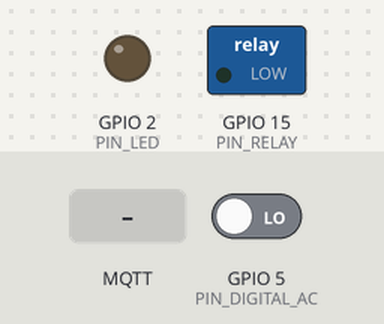
Bench run of a sketch on a simulated ESP8266 (NodeMCU). On the bench: switched loads named in the sketch (green lamp = pin HIGH), output pins drawn as LEDs (lit = HIGH). Inputs (shaded band) come from the test bench; at power-on: GPIO 5 (PIN_DIGITAL_AC) LOW. WiFi joins after 1.5 s; servers stay silent unless stated; no MQTT or app messages arrive unless stated; what the sketch prints to the serial monitor is not drawn.

Above: at 2.7 s.
2.8 s: MQTT message "ON" arrives on the first subscribed topic
At 6.0 s:
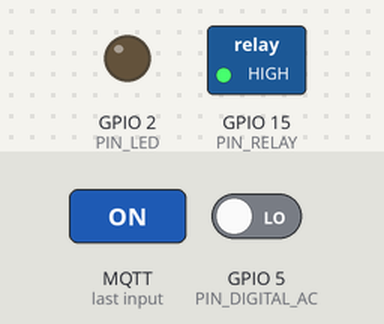
6.5 s: GPIO 5 (PIN_DIGITAL_AC) driven HIGH
At 7.7 s:
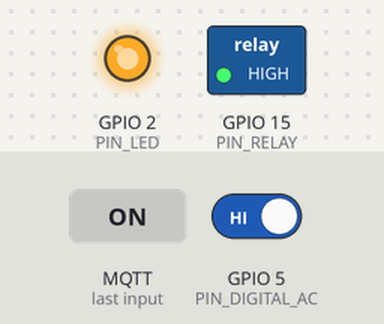
8.0 s: GPIO 5 (PIN_DIGITAL_AC) driven LOW
At 9.3 s:
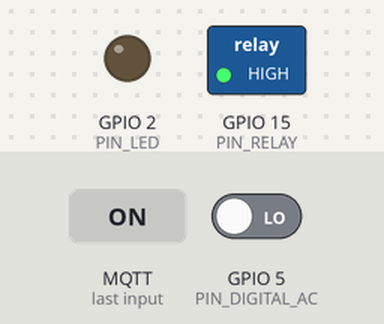
10.0 s: MQTT message "OFF" arrives on the first subscribed topic
At 11.4 s:
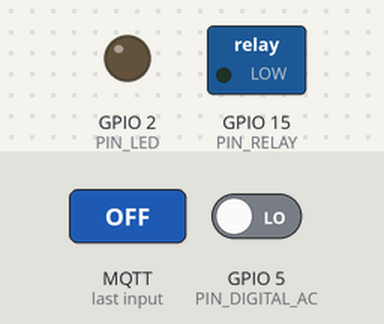
Timing chart, 0 to 12.5 s (numbered marks = the images above; inputs shaded):
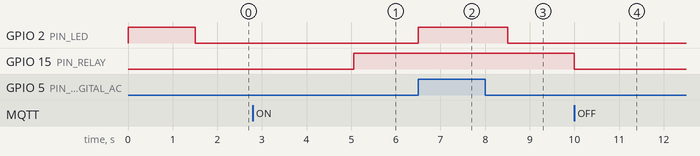

The sketch:

ACMonitorHA_Web.ino
```cpp
/*
  ACMonitorHA - ESP-12E / ESP8266

  GPIO5  = AC detection input (active LOW by default)
  GPIO2  = status LED (active LOW)
  GPIO15 = relay output

  Features:
    - MQTT + Home Assistant discovery
    - GPIO5 binary sensor
    - Relay switch
    - Toggle event and HA device trigger on GPIO5 state change
    - Built-in web interface
    - JSON API
    - mDNS: http://acmonitorha.local/
*/

#include <ESP8266WiFi.h>
#include <ESP8266WebServer.h>
#include <ESP8266mDNS.h>
#include <PubSubClient.h>
#include "secrets.h"

// ---------- USER CONFIG ----------
const char* WIFI_SSID = sWIFI_SSID;
const char* WIFI_PASS = sWIFI_PASS;

const char* MQTT_HOST = sMQTT_SERVER;
const uint16_t MQTT_PORT = 1883;
const char* MQTT_USER = sMQTT_USER;
const char* MQTT_PASS = sMQTT_PASS;

IPAddress local_IP(LOCAL_IP);
IPAddress gateway(GATEWAY_IP);
IPAddress subnet(SUBNET_MASK);

const char* DEVICE_ID   = "acmonitorha_01";
const char* DEVICE_NAME = "ACMonitorHA";
const char* MDNS_NAME   = "acmonitorha";
const char* FW_VERSION  = "2.0.0";

const uint8_t PIN_DIGITAL_AC = 5;
const uint8_t PIN_LED        = 2;
const uint8_t PIN_RELAY      = 15;

const bool GPIO5_ACTIVE_LOW = true;
const bool LED_ACTIVE_LOW   = true;
const bool RELAY_ACTIVE_HIGH = true;

const unsigned long PUBLISH_INTERVAL_MS = 1000;
const unsigned long MQTT_RETRY_INTERVAL_MS = 5000;
const unsigned long WIFI_RETRY_INTERVAL_MS = 10000;

// ---------- MQTT TOPICS ----------
String baseTopic;
String availabilityTopic;
String stateTopic;
String eventTopic;
String relaySetTopic;
String triggerTopic;

WiFiClient espClient;
PubSubClient mqtt(espClient);
ESP8266WebServer server(80);

bool acState = false;
bool lastAcState = false;
bool relayState = false;
bool firstStateRead = true;
unsigned long lastPublish = 0;
unsigned long lastMqttAttempt = 0;
unsigned long lastWifiAttempt = 0;
unsigned long toggleCounter = 0;

// ---------- HTML ----------
const char INDEX_HTML[] PROGMEM = R"HTML(
<!doctype html>
<html lang="en">
<head>
  <meta charset="utf-8">
  <meta name="viewport" content="width=device-width,initial-scale=1">
  <title>ACMonitorHA</title>
  <style>
    :root{color-scheme:dark;--bg:#0f172a;--panel:#1e293b;--muted:#94a3b8;--ok:#22c55e;--bad:#ef4444;--accent:#38bdf8;--text:#f8fafc}
    *{box-sizing:border-box}
    body{margin:0;background:linear-gradient(135deg,#020617,#0f172a);font-family:Arial,sans-serif;color:var(--text);min-height:100vh}
    .wrap{max-width:850px;margin:auto;padding:24px}
    h1{margin:0 0 6px;font-size:2rem}.sub{color:var(--muted);margin-bottom:22px}
    .grid{display:grid;grid-template-columns:repeat(auto-fit,minmax(220px,1fr));gap:14px}
    .card{background:rgba(30,41,59,.94);border:1px solid #334155;border-radius:16px;padding:18px;box-shadow:0 12px 30px rgba(0,0,0,.25)}
    .label{font-size:.82rem;text-transform:uppercase;letter-spacing:.08em;color:var(--muted)}
    .value{font-size:1.55rem;font-weight:700;margin-top:8px}
    .dot{display:inline-block;width:12px;height:12px;border-radius:50%;margin-right:8px;background:#64748b}
    .on{background:var(--ok)}.off{background:var(--bad)}
    .buttons{display:flex;gap:10px;flex-wrap:wrap;margin-top:12px}
    button{border:0;border-radius:10px;padding:11px 16px;font-weight:700;cursor:pointer;background:var(--accent);color:#082f49}
    button.secondary{background:#475569;color:white}button.danger{background:#ef4444;color:white}
    footer{margin-top:20px;color:var(--muted);font-size:.85rem;text-align:center}
    code{color:#bae6fd}
  </style>
</head>
<body>
<div class="wrap">
  <h1>ACMonitorHA</h1>
  <div class="sub">ESP-12E AC monitor and relay controller</div>

  <div class="grid">
    <div class="card"><div class="label">AC input / GPIO5</div><div class="value"><span id="acDot" class="dot"></span><span id="ac">Loading...</span></div></div>
    <div class="card"><div class="label">Relay</div><div class="value"><span id="relayDot" class="dot"></span><span id="relay">Loading...</span></div>
      <div class="buttons">
        <button onclick="relayCmd('on')">ON</button>
        <button class="danger" onclick="relayCmd('off')">OFF</button>
        <button class="secondary" onclick="relayCmd('toggle')">TOGGLE</button>
      </div>
    </div>
    <div class="card"><div class="label">MQTT</div><div class="value"><span id="mqttDot" class="dot"></span><span id="mqtt">Loading...</span></div></div>
    <div class="card"><div class="label">GPIO5 toggle count</div><div id="counter" class="value">-</div></div>
    <div class="card"><div class="label">IP address</div><div id="ip" class="value">-</div></div>
    <div class="card"><div class="label">Wi-Fi signal</div><div id="rssi" class="value">-</div></div>
    <div class="card"><div class="label">Uptime</div><div id="uptime" class="value">-</div></div>
    <div class="card"><div class="label">Free heap</div><div id="heap" class="value">-</div></div>
  </div>

  <footer>Firmware <span id="version">-</span> · API: <code>/api/state</code></footer>
</div>
<script>
function setState(id,dot,on,onText='ON',offText='OFF'){
  document.getElementById(id).textContent=on?onText:offText;
  const d=document.getElementById(dot); d.className='dot '+(on?'on':'off');
}
async function update(){
  try{
    const r=await fetch('/api/state',{cache:'no-store'});
    const s=await r.json();
    setState('ac','acDot',s.ac,'AC PRESENT','NO AC');
    setState('relay','relayDot',s.relay);
    setState('mqtt','mqttDot',s.mqtt,'CONNECTED','DISCONNECTED');
    document.getElementById('counter').textContent=s.toggleCounter;
    document.getElementById('ip').textContent=s.ip;
    document.getElementById('rssi').textContent=s.rssi+' dBm';
    document.getElementById('uptime').textContent=s.uptime;
    document.getElementById('heap').textContent=s.freeHeap+' bytes';
    document.getElementById('version').textContent=s.version;
  }catch(e){
    document.getElementById('mqtt').textContent='WEB ERROR';
  }
}
async function relayCmd(cmd){
  await fetch('/api/relay/'+cmd,{method:'POST'});
  update();
}
update(); setInterval(update,1000);
</script>
</body>
</html>
)HTML";

void setLed(bool on) {
  digitalWrite(PIN_LED, LED_ACTIVE_LOW ? !on : on);
}

void setRelay(bool on) {
  relayState = on;
  digitalWrite(PIN_RELAY, RELAY_ACTIVE_HIGH ? on : !on);
}

bool readAcStateFromGpio5() {
  const bool raw = digitalRead(PIN_DIGITAL_AC);
  return GPIO5_ACTIVE_LOW ? !raw : raw;
}

String uptimeText() {
  unsigned long total = millis() / 1000UL;
  unsigned long days = total / 86400UL;
  total %= 86400UL;
  unsigned long hours = total / 3600UL;
  total %= 3600UL;
  unsigned long minutes = total / 60UL;
  unsigned long seconds = total % 60UL;
  char text[40];
  snprintf(text, sizeof(text), "%lud %02lu:%02lu:%02lu", days, hours, minutes, seconds);
  return String(text);
}

void clearOldAnalogDiscovery() {
  mqtt.publish(("homeassistant/sensor/" + String(DEVICE_ID) + "/adc_voltage/config").c_str(), "", true);
  mqtt.publish(("homeassistant/binary_sensor/" + String(DEVICE_ID) + "/ac_state/config").c_str(), "", true);
}

void publishDiscovery() {
  String dev =
    "\"device\":{\"identifiers\":[\"" + String(DEVICE_ID) + "\"],"
    "\"name\":\"" + String(DEVICE_NAME) + "\","
    "\"manufacturer\":\"Gert Lauritsen\","
    "\"model\":\"ESP-12E AC Monitor\"}";

  clearOldAnalogDiscovery();

  mqtt.publish(
    ("homeassistant/device_automation/" + String(DEVICE_ID) + "/ac_toggle/config").c_str(),
    ("{\"automation_type\":\"trigger\","
     "\"topic\":\"" + triggerTopic + "\","
     "\"type\":\"button_short_press\","
     "\"subtype\":\"ac_toggle\","
     "\"payload\":\"TOGGLE\","
     "\"device\":{\"identifiers\":[\"" + String(DEVICE_ID) + "\"],\"name\":\"" + String(DEVICE_NAME) + "\"}}"
    ).c_str(), true);

  mqtt.publish(
    ("homeassistant/binary_sensor/" + String(DEVICE_ID) + "/gpio5/config").c_str(),
    ("{\"name\":\"AC GPIO5 State\","
     "\"unique_id\":\"" + String(DEVICE_ID) + "_gpio5\","
     "\"state_topic\":\"" + stateTopic + "\","
     "\"availability_topic\":\"" + availabilityTopic + "\","
     "\"payload_on\":\"ON\",\"payload_off\":\"OFF\","
     "\"device_class\":\"power\","
     "\"value_template\":\"{{ value_json.gpio5 }}\"," + dev + "}"
    ).c_str(), true);

  mqtt.publish(
    ("homeassistant/switch/" + String(DEVICE_ID) + "/relay/config").c_str(),
    ("{\"name\":\"AC Relay\","
     "\"unique_id\":\"" + String(DEVICE_ID) + "_relay\","
     "\"command_topic\":\"" + relaySetTopic + "\","
     "\"state_topic\":\"" + stateTopic + "\","
     "\"availability_topic\":\"" + availabilityTopic + "\","
     "\"payload_on\":\"ON\",\"payload_off\":\"OFF\","
     "\"value_template\":\"{{ value_json.relay }}\"," + dev + "}"
    ).c_str(), true);

  mqtt.publish(
    ("homeassistant/sensor/" + String(DEVICE_ID) + "/toggle_event/config").c_str(),
    ("{\"name\":\"AC Toggle Event\","
     "\"unique_id\":\"" + String(DEVICE_ID) + "_toggle_event\","
     "\"state_topic\":\"" + eventTopic + "\","
     "\"availability_topic\":\"" + availabilityTopic + "\","
     "\"value_template\":\"{{ value_json.counter }}\"," + dev + "}"
    ).c_str(), true);
}

void publishState() {
  acState = readAcStateFromGpio5();
  setLed(acState);

  if (mqtt.connected()) {
    String payload = "{\"gpio5\":\"" + String(acState ? "ON" : "OFF") +
                     "\",\"relay\":\"" + String(relayState ? "ON" : "OFF") + "\"}";
    mqtt.publish(stateTopic.c_str(), payload.c_str(), true);
  }

  if (firstStateRead) {
    lastAcState = acState;
    firstStateRead = false;
    return;
  }

  if (acState != lastAcState) {
    toggleCounter++;
    if (mqtt.connected()) {
      String eventPayload = "{\"counter\":" + String(toggleCounter) +
                            ",\"state\":\"" + String(acState ? "ON" : "OFF") + "\"}";
      mqtt.publish(eventTopic.c_str(), eventPayload.c_str(), false);
      mqtt.publish(triggerTopic.c_str(), "TOGGLE", false);
    }
    lastAcState = acState;
  }
}

void mqttCallback(char* topic, byte* payload, unsigned int length) {
  String msg;
  for (unsigned int i = 0; i < length; i++) msg += (char)payload[i];
  msg.trim();

  if (String(topic) == relaySetTopic) {
    if (msg == "ON") setRelay(true);
    else if (msg == "OFF") setRelay(false);
    else if (msg == "TOGGLE") setRelay(!relayState);
    publishState();
  }
}

void startWiFi() {
  Serial.println("Connecting to: " + String(WIFI_SSID));
  WiFi.config(local_IP, gateway, subnet);
  WiFi.mode(WIFI_STA);
  WiFi.begin(WIFI_SSID, WIFI_PASS);

  while (WiFi.status() != WL_CONNECTED) {
    delay(500);
    Serial.print(".");
  }
  Serial.println("");
  lastWifiAttempt = millis();
}

void maintainWiFi() {
  if (WiFi.status() == WL_CONNECTED) return;
  if (millis() - lastWifiAttempt < WIFI_RETRY_INTERVAL_MS) return;
  WiFi.disconnect();
  WiFi.begin(WIFI_SSID, WIFI_PASS);
  lastWifiAttempt = millis();
}

void maintainMQTT() {
  if (WiFi.status() != WL_CONNECTED || mqtt.connected()) return;
  if (millis() - lastMqttAttempt < MQTT_RETRY_INTERVAL_MS) return;
  lastMqttAttempt = millis();

  if (mqtt.connect(DEVICE_ID, MQTT_USER, MQTT_PASS,
                   availabilityTopic.c_str(), 0, true, "offline")) {
    mqtt.publish(availabilityTopic.c_str(), "online", true);
    mqtt.subscribe(relaySetTopic.c_str());
    publishDiscovery();
    publishState();
  }
}

void sendJsonState() {
  String json = "{";
  json += "\"ac\":" + String(acState ? "true" : "false");
  json += ",\"relay\":" + String(relayState ? "true" : "false");
  json += ",\"mqtt\":" + String(mqtt.connected() ? "true" : "false");
  json += ",\"toggleCounter\":" + String(toggleCounter);
  json += ",\"ip\":\"" + WiFi.localIP().toString() + "\"";
  json += ",\"rssi\":" + String(WiFi.RSSI());
  json += ",\"uptime\":\"" + uptimeText() + "\"";
  json += ",\"freeHeap\":" + String(ESP.getFreeHeap());
  json += ",\"version\":\"" + String(FW_VERSION) + "\"";
  json += "}";
  server.send(200, "application/json", json);
}

void setupWebServer() {
  server.on("/", HTTP_GET, []() {
    server.send_P(200, "text/html", INDEX_HTML);
  });

  server.on("/api/state", HTTP_GET, sendJsonState);

  server.on("/api/relay/on", HTTP_POST, []() {
    setRelay(true); publishState(); server.send(200, "application/json", "{\"ok\":true}");
  });
  server.on("/api/relay/off", HTTP_POST, []() {
    setRelay(false); publishState(); server.send(200, "application/json", "{\"ok\":true}");
  });
  server.on("/api/relay/toggle", HTTP_POST, []() {
    setRelay(!relayState); publishState(); server.send(200, "application/json", "{\"ok\":true}");
  });

  server.onNotFound([]() {
    server.send(404, "text/plain", "Not found");
  });

  server.begin();
}

void setup() {
  Serial.begin(115200);
  pinMode(PIN_DIGITAL_AC, INPUT);
  pinMode(PIN_LED, OUTPUT);
  pinMode(PIN_RELAY, OUTPUT);

  setRelay(false);
  setLed(false);

  baseTopic = "acmonitorha/" + String(DEVICE_ID);
  availabilityTopic = baseTopic + "/availability";
  stateTopic = baseTopic + "/state";
  eventTopic = baseTopic + "/event";
  relaySetTopic = baseTopic + "/relay/set";
  triggerTopic = baseTopic + "/trigger/ac_toggle";

  mqtt.setServer(MQTT_HOST, MQTT_PORT);
  mqtt.setCallback(mqttCallback);
  mqtt.setBufferSize(1024);

  startWiFi();

  unsigned long start = millis();
  while (WiFi.status() != WL_CONNECTED && millis() - start < 15000) {
    delay(100);
  }

  setupWebServer();

  if (WiFi.status() == WL_CONNECTED) {
    if (MDNS.begin(MDNS_NAME)) {
      MDNS.addService("http", "tcp", 80);
    }
    Serial.print("Web: http://");
    Serial.println(WiFi.localIP());
    Serial.println("mDNS: http://acmonitorha.local/");
  }
}

void loop() {
  maintainWiFi();
  maintainMQTT();

  if (mqtt.connected()) mqtt.loop();
  server.handleClient();
  MDNS.update();

  if (millis() - lastPublish >= PUBLISH_INTERVAL_MS) {
    lastPublish = millis();
    publishState();
  }

  delay(1);
}
```

secrets.h
```cpp
// secrets.h
#pragma once

#define sWIFI_SSID     "askob"
#define sWIFI_PASS     "bingeling"
#define sMQTT_SERVER   "10.160.0.156"
#define sMQTT_USER     ""
#define sMQTT_PASS     ""

// Static IP configuration
#define LOCAL_IP      10,160,0,210
#define GATEWAY_IP    10,160,0,1
#define SUBNET_MASK   255,255,255,0
```

Measured:
- after the input at 2.8 s, GPIO 15 (PIN_RELAY): LOW → HIGH after 2.3 s
- after the input at 6.5 s, GPIO 2 (PIN_LED): LOW → HIGH at once
- after the input at 8.0 s, GPIO 2 (PIN_LED): HIGH → LOW after 0.51 s
- after the input at 10.0 s, GPIO 15 (PIN_RELAY): HIGH → LOW at once
